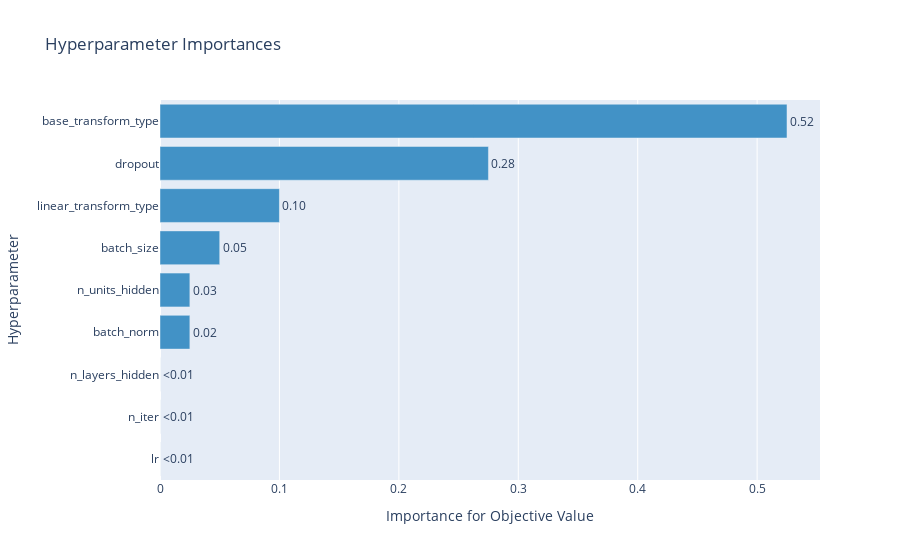

Notebook code cell kept with this figure:
### Code cell
# Visualize parameter importances.
plot_param_importances(study)

### Figure 1 — Plotly figure (JSON) as saved in the notebook; plotly's stock layout.template omitted (floating-point values rounded to 4 significant figures)
{"data": [{"cliponaxis": false, "hovertemplate": ["lr (CategoricalDistribution): 0.0<extra></extra>", "n_iter (IntDistribution): 0.0<extra></extra>", "n_layers_hidden (IntDistribution): 7.256702823093135e-31<extra></extra>", "batch_norm (CategoricalDistribution): 0.02499999999999996<extra></extra>", "n_units_hidden (IntDistribution): 0.025000000000000088<extra></extra>", "batch_size (CategoricalDistribution): 0.04999999999999992<extra></extra>", "linear_transform_type (CategoricalDistribution): 0.09999999999999984<extra></extra>", "dropout (FloatDistribution): 0.275000000000001<extra></extra>", "base_transform_type (CategoricalDistribution): 0.5249999999999992<extra></extra>"], "marker": {"color": "rgb(66,146,198)"}, "orientation": "h", "text": ["<0.01", "<0.01", "<0.01", "0.02", "0.03", "0.05", "0.10", "0.28", "0.52"], "textposition": "outside", "type": "bar", "x": [0, 0, 7.257e-31, 0.025, 0.025, 0.05, 0.1, 0.275, 0.525], "y": ["lr", "n_iter", "n_layers_hidden", "batch_norm", "n_units_hidden", "batch_size", "linear_transform_type", "dropout", "base_transform_type"]}], "layout": {"showlegend": false, "title": {"text": "Hyperparameter Importances"}, "xaxis": {"title": {"text": "Importance for Objective Value"}}, "yaxis": {"title": {"text": "Hyperparameter"}}}}
